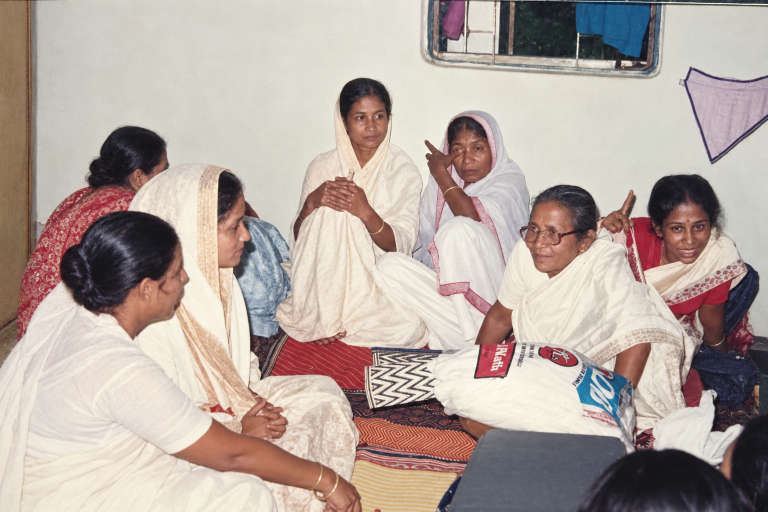
#> input picture history/studio/uploads/upload_0ec9b4a8.png, 1536 x 1024 px (shown at 1/2 size); its folder holds only this picture in this run
$ python -i matcher.py   (imports and definitions only)
#> lines starting #> are read from the running program, lines starting #| are printed output that depends on the picture
#> further down, picture is the input picture: PIL image 1536x1024 RGB; mean R, G, B 180.4, 166.3, 159
import os
import glob
import numpy as np
from PIL import Image, ImageOps, ImageFilter

BASE_DIR = os.path.dirname(os.path.dirname(os.path.abspath(__file__)))

def get_feat(im, size=(64, 64)):
    """Extract normalized blurred feature vector for cross-correlation."""
#> called with size = (64, 64)
    img = im.convert('L').resize(size, Image.Resampling.BILINEAR).filter(ImageFilter.GaussianBlur(1.0))
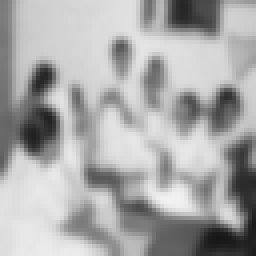
#> img: PIL image 64x64 L (shown 4 times larger); min 22, max 242, mean 169.3
    arr = np.asarray(img, dtype=np.float32)
    arr = (arr - arr.mean()) / (arr.std() + 1e-6)
    return arr

class HeritageMatcher:
    def __init__(self):
        self.cache = {}
        self.precompute_database()

    # [112 lines left out: functions precompute_database, _add_to_index, find_matches, not called in this run]

>>> from PIL import Image
>>> picture = Image.open('uploads/upload_0ec9b4a8.png')
>>> result = get_feat(picture)

$ run again, on history/studio/uploads/upload_58b9b3ad.png
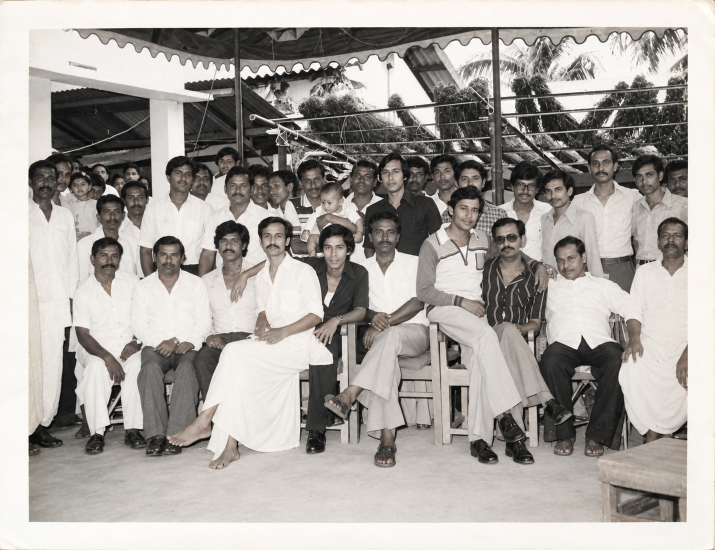
#> input picture history/studio/uploads/upload_58b9b3ad.png, 1429 x 1100 px (shown at 1/2 size)
#> picture is the input picture: PIL image 1429x1100 RGB; mean R, G, B 168.7, 164.3, 159.6
#> in get_feat, `img = im.convert('L').resize(size, Image.Resampling.BILINEAR).filter(I..`:
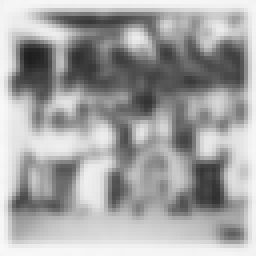
#> img: PIL image 64x64 L (shown 4 times larger); min 30, max 248, mean 164.7
#> in get_feat, `arr = (arr - arr.mean()) / (arr.std() + 1e-6)`:
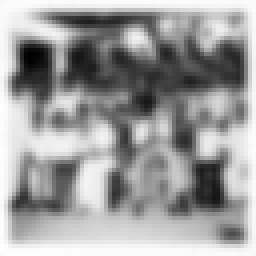
#> arr: shape (64, 64) float32 (shown 4 times larger); min -2.36, max 1.46, mean 0; drawn with min black and max white
